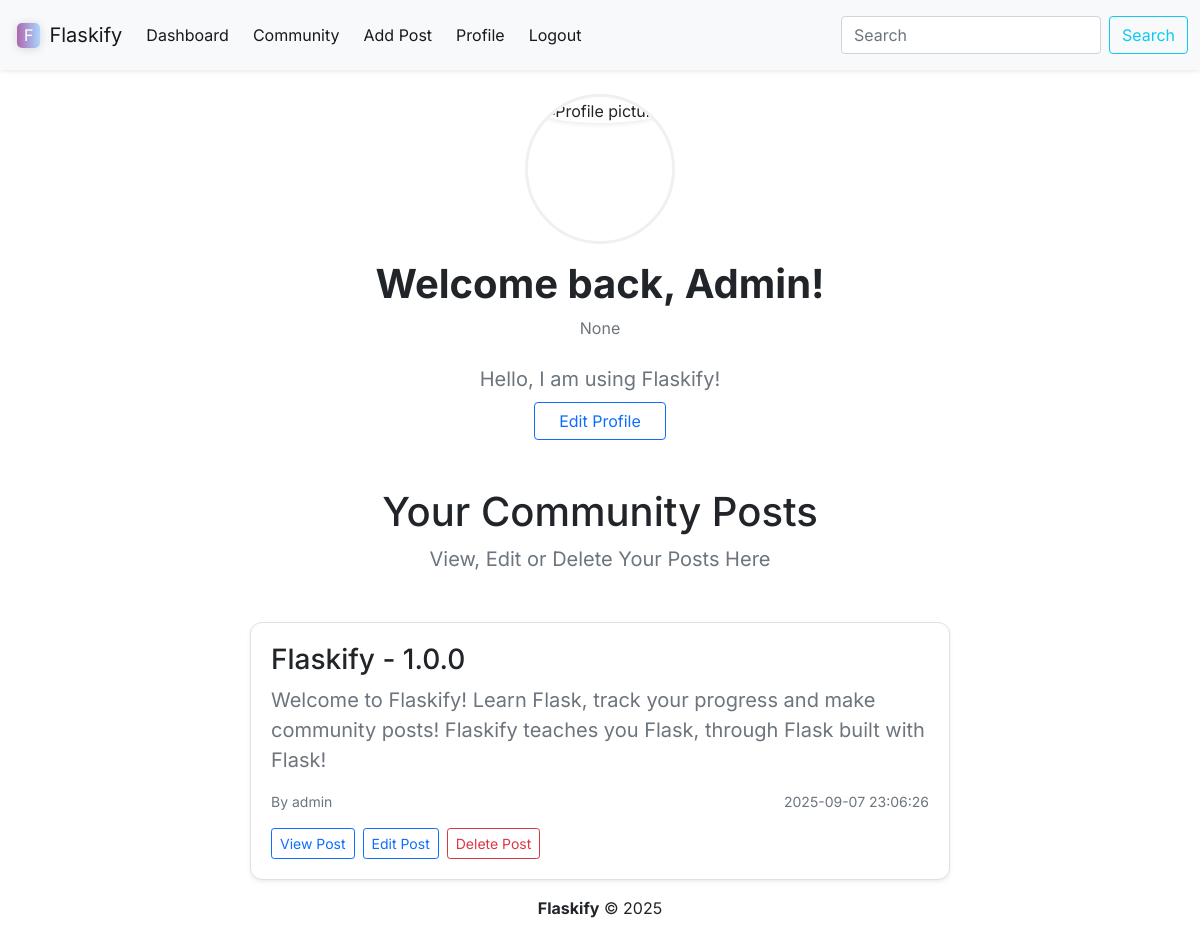
Screenshot of /profile (signed in) with the database file from the repository.
### models.py (models this page shows)
class Users(db.Model, UserMixin):
    id = db.Column(db.Integer, primary_key=True)
    name = db.Column(db.String(200), nullable=False)
    email = db.Column(db.String(200), nullable=False, unique=True)
    password = db.Column(db.String(200), nullable=False)
    date_added = db.Column(db.DateTime, default=datetime.now(timezone.utc))
    bio = db.Column(db.String(9999), default="Hello, I am using Flaskify!")
    profile_picture = db.Column(db.String(9999))
    aspiring_job = db.Column(db.String(9999))

class Posts(db.Model):
    id = db.Column(db.Integer, primary_key=True)
    title = db.Column(db.String(999))
    content = db.Column(db.Text)
    author = db.Column(db.String(999))
    date_posted = db.Column(db.DateTime, default=datetime.now(timezone.utc))
    slug = db.Column(db.String(255))
    user_id = db.Column(db.Integer)

### app.py (the view)
@app.route('/profile')
@login_required
def profile():
    posts = (Posts.query
             .filter_by(user_id = current_user.id)
             .order_by(Posts.date_posted.desc())
             .all())
    return render_template("profile.html", current_user=current_user, posts=posts)

### web_forms.py
class SearchForm(FlaskForm):
    search = StringField("Searched", validators=[DataRequired()])
    submit = SubmitField("Submit")

### app.py (called while the page is built)
@app.context_processor
def base():
    form = SearchForm()
    return dict(form=form)

@login_manager.user_loader
def load_user(user_id):
    return Users.query.get(int(user_id))

### templates/profile.html (shortened to what this page needs)
{% extends 'base.html' %}
{% block navigation_items %}
    {% include 'components/nav_component.html' %}
{% endblock %}
{% block section %}
  <div class="d-flex flex-column align-items-center text-center font-for-text mb-5">
    <div class="profile-pic-wrapper mb-3">
      <img src="https://tse2.mm.bing.net/th/id/OIP.-n6mzk6Qt5Tu-I3ek1It1gHaHa?r=0&rs=1&pid=ImgDetMain&o=7&rm=3"
           alt="Profile picture"
           class="profile-pic shadow-sm">
    </div>
    <h1 class="fw-bold">Welcome back, {{ current_user.name.title() }}!</h1>
    <p class="text-secondary mb-4">{{ current_user.aspiring_job }}</p>
    <p class="text-muted fs-5 mb-2">{{ current_user.bio }}</p>
    <a href="{{ url_for('update', id=current_user.id) }}" class="btn btn-outline-primary px-4">
      Edit Profile
    </a>
  </div>
  <div class="text-center mb-5">
    <h1 class="font-for-text">Your Community Posts</h1>
    <p class="font-for-text text-muted fs-5">View, Edit or Delete Your Posts Here</p>
  </div>
  <div class="d-flex flex-column align-items-center gap-4 font-for-text">
    {% for post in posts %}
      <div class="post-container-styling bg-white shadow-sm">
        <h3 class="fw-semibold mb-2">{{ post.title }}</h3>
        <p class="fs-5 text-secondary mb-3">{{ post.content }}</p>
        <div class="d-flex justify-content-between text-muted small mb-3">
          <span>By {{ post.author }}</span>
          <span>{{ post.date_posted.strftime("%Y-%m-%d %H:%M:%S") }}</span>
        </div>
        <div class="d-flex flex-row gap-2">
            <div class="">
                <a class="btn btn-sm btn-outline-primary" href="{{ url_for('post', id=post.id) }}">
                    View Post
                </a>
            </div>
            <div class="">
                <a class="btn btn-sm btn-outline-primary" href="{{ url_for('edit_post', id=post.id) }}">
                    Edit Post
                </a>
            </div>
            <div class="">
                <a class="btn btn-sm btn-outline-danger" href="{{ url_for('delete_post', id=post.id) }}">
                    Delete Post
                </a>
            </div>
        </div>
      </div>
    {% endfor %}
  </div>
{% endblock %}

### static/style.css (style rules this page uses)
.font-for-text { font-family: 'Inter'; }
a { text-decoration: none; color: inherit; }
.post-container-styling { border: 1px solid #e0e0e0; border-radius: 12px; padding: 20px; width: 100%; max-width: 700px; transition: transform 0.15s ease, box-shadow 0.15s ease; }
.profile-pic-wrapper { width: 150px; height: 150px; overflow: hidden; border-radius: 50%; border: 3px solid #f0f0f0; }
.profile-pic { width: 100%; height: 100%; object-fit: cover; border-radius: 50%; transition: transform 0.2s ease; }

### rows the page displays
Users: name "Admin", aspiring_job "None", bio "Hello, I am using Flaskify!"
Posts: title "Flaskify - 1.0.0", content "Welcome to Flaskify! Learn Flask, track your progress and make community posts! Flaskify teaches you Flask, through Flask built with Flask!", author "admin", date_posted "2025-09-07 23:06:26"

### other values shown
{{ 2025 }} "2025"
